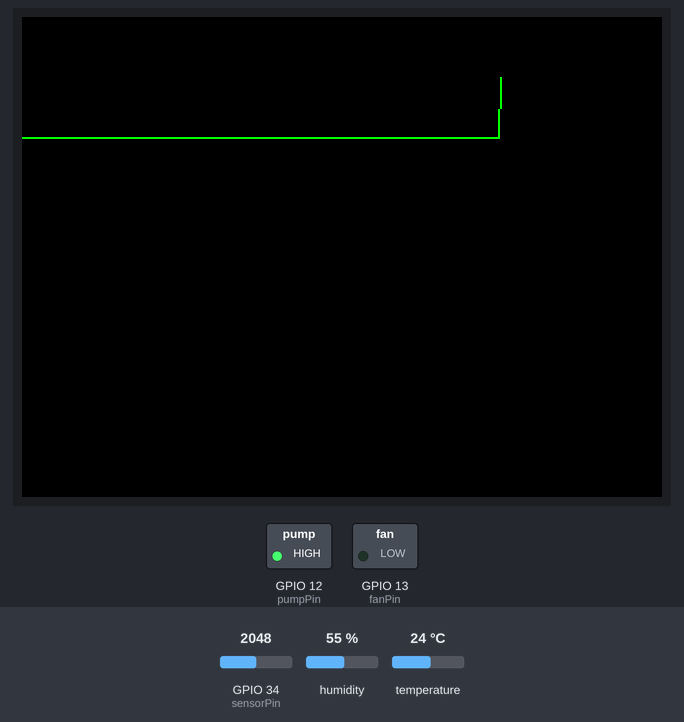
The sketch below on a simulated ESP32. Parts: 320×240 colour display, switched loads named in the sketch (green lamp = pin HIGH). The test bench sets the inputs (shaded band); at power-on: temperature 24 °C, GPIO 34 (sensorPin) = 2048, humidity 55 %. WiFi joins after 1.5 s; servers stay silent unless stated; web services answer with replies made up by the test bench; what the sketch prints to the serial monitor is not drawn.

Above: at 3.0 s.
3.1 s: temperature set to 34 °C
5.7 s: temperature set to 37 °C
At 8.5 s:
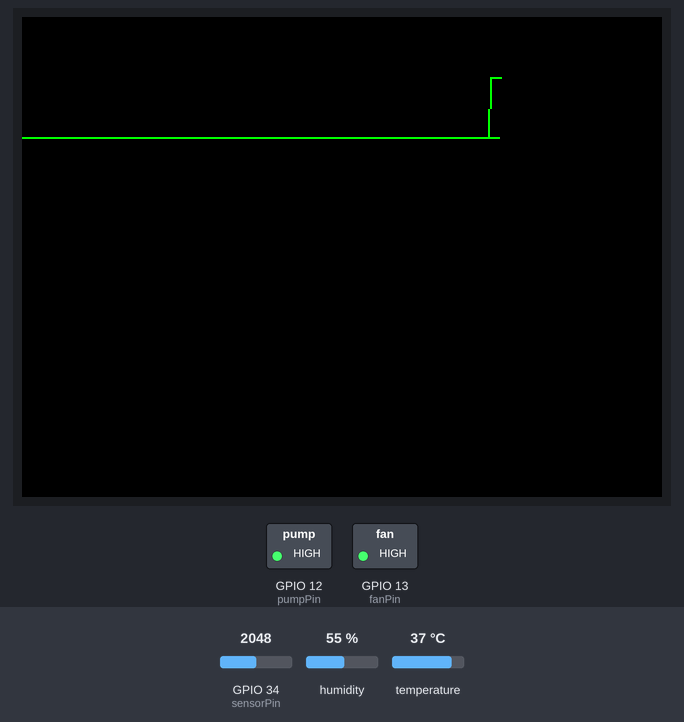
12.5 s: GPIO 34 (sensorPin) set to 1336
At 15.8 s:
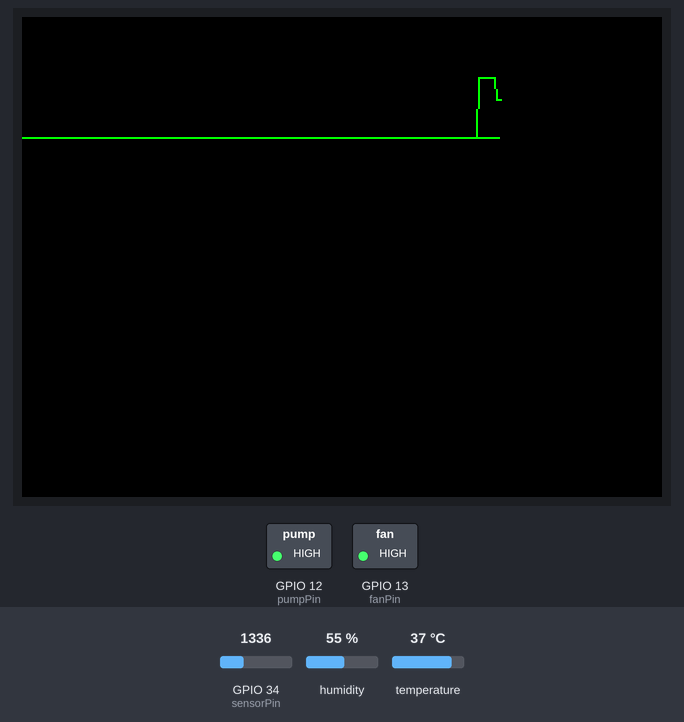
15.9 s: GPIO 34 (sensorPin) set to 1216
At 18.7 s:
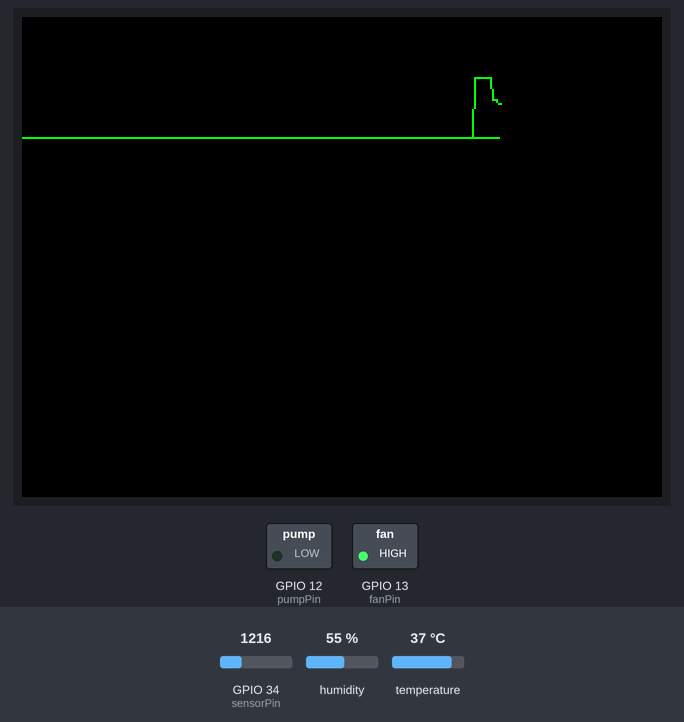
22.7 s: temperature set to 20 °C
25.4 s: temperature set to 17 °C
At 27.7 s:
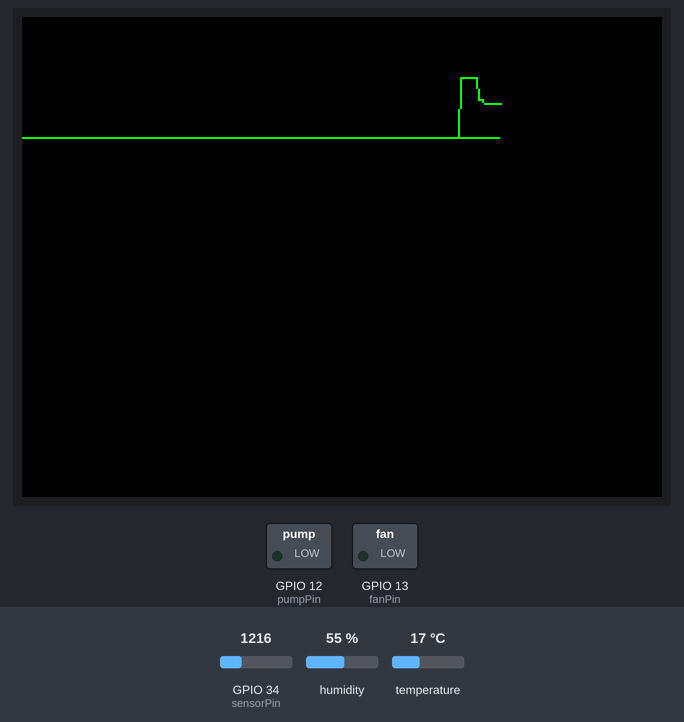
Timing chart, 0 to 29.2 s (numbered marks = the images above; inputs shaded):
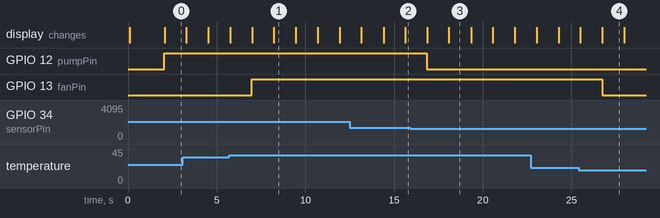

The sketch:

proyecto.ino
```cpp
#include <WiFi.h>
#include <HTTPClient.h>
#include <TFT_eSPI.h>
#include <DHT.h>

// Configuración de la red Wi-Fi
const char* ssid = ".:PC Puma FI:.";
const char* password = "";

// Pin del sensor de humedad de suelo
const int sensorPin = 34; // GPIO 34

// Pin de la bomba de agua
const int pumpPin = 12; // GPIO 12

// Pin del sensor DHT11
const int dhtPin = 4; // GPIO 4

// Pin del ventilador
const int fanPin = 13; // GPIO 13

// Umbrales de humedad para diferentes estados
const int umbralSeco = 30;
const int umbralHumedo = 60;

// Umbrales de temperatura para el ventilador
const int umbralTempBaja = 35; // Activar ventilador si la temperatura es mayor a 20°C
const int umbralTempAlta = 19; // Apagar ventilador si la temperatura es menor a 25°C

// Configuración de la pantalla TFT
TFT_eSPI tft = TFT_eSPI(); // Crear objeto de pantalla TFT

// Configuración del sensor DHT11
#define DHTTYPE DHT11
DHT dht(dhtPin, DHTTYPE);

// Declaración de la variable WiFi ,.Client
WiFiClient client;

// API Key y URL de ThingSpeak
const char* apiKey = "SGBM02NJ79EADC12";
const char* thingSpeakUrl = "http://api.thingspeak.com/update";

// Variables para la gráfica
const int maxReadings = 240; // Número de lecturas que se muestran en la gráfica
int readings[maxReadings];   // Array para almacenar las lecturas de humedad
int currentIndex = 0;        // Índice actual en el array de lecturas

void setup() {
  Serial.begin(115200);
  delay(100);

  // Configurar los pines como salida o entrada
  pinMode(pumpPin, OUTPUT);
  pinMode(fanPin, OUTPUT);
  pinMode(sensorPin, INPUT);

  // Inicializar la pantalla TFT
  tft.init();
  tft.setRotation(1); // Ajusta la rotación de la pantalla según sea necesario
  tft.fillScreen(TFT_BLACK);
  tft.setTextColor(TFT_WHITE, TFT_BLACK);
  tft.setTextSize(1);

  // Inicializar la gráfica
  for (int i = 0; i < maxReadings; i++) {
    readings[i] = 0;
  }

  // Inicializar el sensor DHT11
  dht.begin();

  // Conectar a la red Wi-Fi
  Serial.println();
  Serial.print("Conectando a ");
  Serial.println(ssid);

  WiFi.begin(ssid, password);

  unsigned long startAttemptTime = millis();

  while (WiFi.status() != WL_CONNECTED && millis() - startAttemptTime < 10000) {
    delay(500);
    Serial.print(".");
  }

  if (WiFi.status() != WL_CONNECTED) {
    Serial.println("Error: No se pudo conectar a la red WiFi.");
  } else {
    Serial.println("");
    Serial.println("Conexión WiFi establecida");
    Serial.print("Dirección IP: ");
    Serial.println(WiFi.localIP());
  }
}

void loop() {
  // Leer el valor del sensor de humedad de suelo
  int sensorValue = analogRead(sensorPin);

  // Mapear el valor del sensor a un porcentaje de humedad
  int moisturePercent = map(sensorValue, 0, 4095, 0, 100);

  // Leer temperatura del sensor DHT11
  float temperature = dht.readTemperature();

  // Verificar si la lectura es válida
  if (isnan(temperature)) {
    Serial.println("Error al leer la temperatura del DHT11");
    return;
  }

  // Imprimir valores en el monitor serie
  Serial.print("Humedad: ");
  Serial.print(moisturePercent);
  Serial.print("%, Temperatura: ");
  Serial.print(temperature);
  Serial.println("°C");

  // Enviar datos a ThingSpeak
  if (WiFi.status() == WL_CONNECTED) {
    HTTPClient http;
    String url = String(thingSpeakUrl) + "?api_key=" + apiKey + "&field1=" + String(moisturePercent) + "&field2=" + String(temperature);
    http.begin(url);
    int httpResponseCode = http.GET();
    if (httpResponseCode > 0) {
      Serial.print("Datos enviados a ThingSpeak. Código de respuesta: ");
      Serial.println(httpResponseCode);
    } else {
      Serial.print("Error al enviar los datos a ThingSpeak. Código de error: ");
      Serial.println(httpResponseCode);
    }
    http.end();
  } else {
    Serial.println("Error: No hay conexión WiFi.");
  }

  // Encender o apagar la bomba de agua según el nivel de humedad del suelo
  if (moisturePercent > umbralSeco) {
    digitalWrite(pumpPin, HIGH); // Enciende la bomba de agua
    Serial.println("Activando bomba de agua (suelo seco)");
  } else {
    digitalWrite(pumpPin, LOW);  // Apaga la bomba de agua
    Serial.println("Desactivando bomba de agua (suelo húmedo)");
  }

  // Encender o apagar el ventilador según la temperatura
  if (temperature > umbralTempBaja) {
    digitalWrite(fanPin, HIGH); // Enciende el ventilador
    Serial.println("Activando ventilador (temperatura alta)");
  } else if (temperature < umbralTempAlta) {
    digitalWrite(fanPin, LOW); // Apaga el ventilador
    Serial.println("Desactivando ventilador (temperatura baja)");
  }

  // Actualizar la gráfica
  readings[currentIndex] = moisturePercent;
  currentIndex = (currentIndex + 1) % maxReadings;
  drawGraph();

  delay(1000); // Esperar 1 segundo antes de la siguiente lectura
}

void drawGraph() {
  tft.fillRect(0, 0, 240, 60, TFT_BLACK); // Limpiar área de la gráfica
  for (int i = 0; i < maxReadings - 1; i++) {
    int x1 = i;
    int y1 = 60 - map(readings[(currentIndex + i) % maxReadings], 0, 100, 0, 60);
    int x2 = i + 1;
    int y2 = 60 - map(readings[(currentIndex + i + 1) % maxReadings], 0, 100, 0, 60);
    tft.drawLine(x1, y1, x2, y2, TFT_GREEN);
  }
}
```

Measured:
- the behaviour switches between 35 and 36 °C on temperature (found by bisection; images 0 and 1)
- the behaviour switches between 1270 and 1269 on GPIO 34 (sensorPin) (found by bisection; images 2 and 3)
- the behaviour switches between 19 and 18 °C on temperature (found by bisection; images 3 and 4)
- after the input at 5.7 s, GPIO 13 (fanPin): LOW → HIGH after 1.3 s
- after the input at 15.9 s, GPIO 12 (pumpPin): HIGH → LOW after 0.95 s
- after the input at 25.4 s, GPIO 13 (fanPin): HIGH → LOW after 1.3 s
- what the display in image 3 shows lasts 1.2 s, from 18.1 s to 19.3 s
